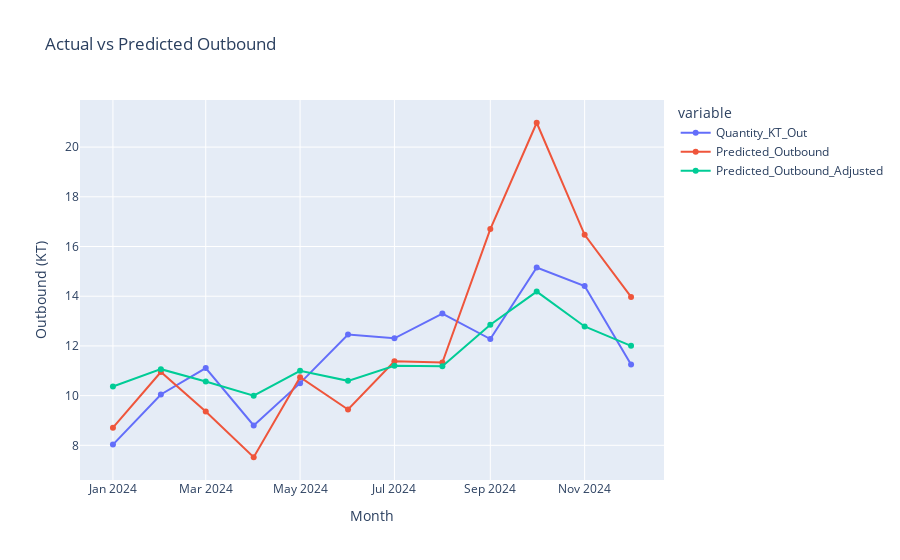

Here is the notebook cell this chart was saved with:
### Code cell
X_out_all = scaler_out.transform(outbound_comparison[['Predicted_Outbound']].fillna(0))
outbound_comparison['Predicted_Outbound_Adjusted'] = model.predict(X_out_all)
outbound_comparison['Deviation_Adjusted'] = outbound_comparison['Quantity_KT_Out'] - outbound_comparison['Predicted_Outbound_Adjusted']

fig = px.line(
    outbound_comparison,
    x='month',
    y=['Quantity_KT_Out', 'Predicted_Outbound', 'Predicted_Outbound_Adjusted'],
    title='Actual vs Predicted Outbound',
    markers=True
)

fig.update_layout(yaxis_title='Outbound (KT)', xaxis_title='Month')
fig.show()

### Figure 1 — Plotly figure (JSON) as saved in the notebook; plotly's stock layout.template omitted (floating-point values rounded to 4 significant figures)
{"data": [{"hovertemplate": "variable=Quantity_KT_Out<br>month=%{x}<br>value=%{y}<extra></extra>", "legendgroup": "Quantity_KT_Out", "line": {"color": "#636efa", "dash": "solid"}, "marker": {"symbol": "circle"}, "mode": "lines+markers", "name": "Quantity_KT_Out", "orientation": "v", "showlegend": true, "type": "scatter", "x": ["2024-01-01T00:00:00", "2024-02-01T00:00:00", "2024-03-01T00:00:00", "2024-04-01T00:00:00", "2024-05-01T00:00:00", "2024-06-01T00:00:00", "2024-07-01T00:00:00", "2024-08-01T00:00:00", "2024-09-01T00:00:00", "2024-10-01T00:00:00", "2024-11-01T00:00:00", "2024-12-01T00:00:00"], "xaxis": "x", "y": [8.03, 10.05, 11.11, 8.797, 10.5, 12.46, 12.31, 13.3, 12.28, 15.15, 14.41, 11.25], "yaxis": "y"}, {"hovertemplate": "variable=Predicted_Outbound<br>month=%{x}<br>value=%{y}<extra></extra>", "legendgroup": "Predicted_Outbound", "line": {"color": "#EF553B", "dash": "solid"}, "marker": {"symbol": "circle"}, "mode": "lines+markers", "name": "Predicted_Outbound", "orientation": "v", "showlegend": true, "type": "scatter", "x": ["2024-01-01T00:00:00", "2024-02-01T00:00:00", "2024-03-01T00:00:00", "2024-04-01T00:00:00", "2024-05-01T00:00:00", "2024-06-01T00:00:00", "2024-07-01T00:00:00", "2024-08-01T00:00:00", "2024-09-01T00:00:00", "2024-10-01T00:00:00", "2024-11-01T00:00:00", "2024-12-01T00:00:00"], "xaxis": "x", "y": [8.71, 10.95, 9.36, 7.52, 10.74, 9.44, 11.38, 11.33, 16.7, 20.98, 16.47, 13.97], "yaxis": "y"}, {"hovertemplate": "variable=Predicted_Outbound_Adjusted<br>month=%{x}<br>value=%{y}<extra></extra>", "legendgroup": "Predicted_Outbound_Adjusted", "line": {"color": "#00cc96", "dash": "solid"}, "marker": {"symbol": "circle"}, "mode": "lines+markers", "name": "Predicted_Outbound_Adjusted", "orientation": "v", "showlegend": true, "type": "scatter", "x": ["2024-01-01T00:00:00", "2024-02-01T00:00:00", "2024-03-01T00:00:00", "2024-04-01T00:00:00", "2024-05-01T00:00:00", "2024-06-01T00:00:00", "2024-07-01T00:00:00", "2024-08-01T00:00:00", "2024-09-01T00:00:00", "2024-10-01T00:00:00", "2024-11-01T00:00:00", "2024-12-01T00:00:00"], "xaxis": "x", "y": [10.37, 11.06, 10.57, 9.996, 11.0, 10.59, 11.2, 11.18, 12.85, 14.19, 12.78, 12.0], "yaxis": "y"}], "layout": {"legend": {"title": {"text": "variable"}, "tracegroupgap": 0}, "title": {"text": "Actual vs Predicted Outbound"}, "xaxis": {"anchor": "y", "domain": [0, 1], "title": {"text": "Month"}}, "yaxis": {"anchor": "x", "domain": [0, 1], "title": {"text": "Outbound (KT)"}}}}
